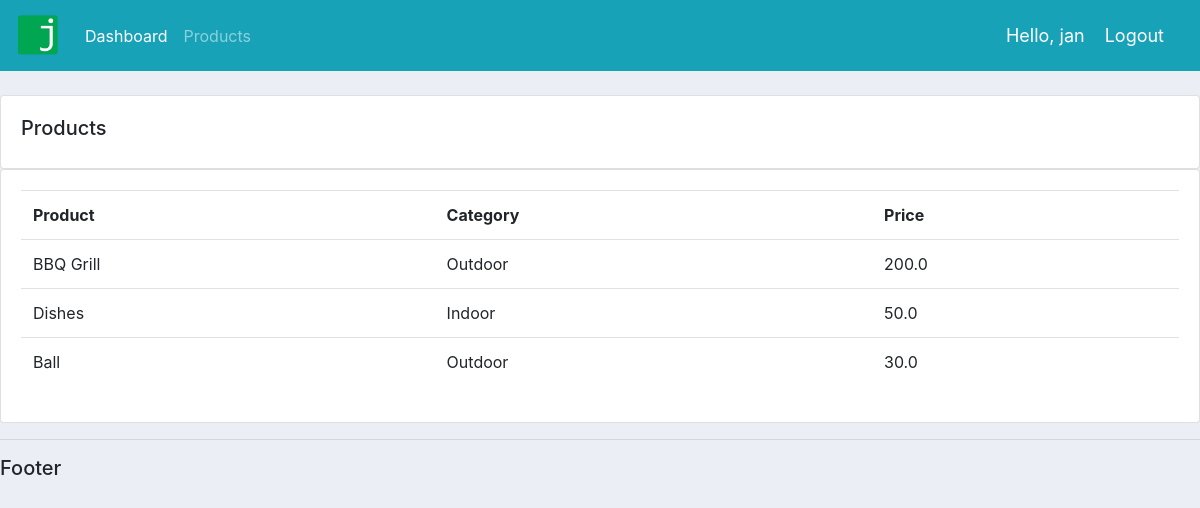
Screenshot of /products/ (signed in) with the database file from the repository.
### accounts/models.py (models this page shows, shortened)
class Product(models.Model):
    CATEGORY = (('Indoor','Indoor'),('Outdoor','Outdoor'),)
    name=models.CharField(max_length=200,null=True)
    price=models.FloatField(null=True)
    category=models.CharField(max_length=200,null=True,choices=CATEGORY)
    description=models.CharField(max_length=500,null=True, blank=True)
    date_created=models.DateTimeField(auto_now_add=True,null=True)
    tags= models.ManyToManyField(Tag)

### accounts/decorators.py (the view)
        def wrapperFunc(request, *args, **kwargs):
            group = None
            if request.user.groups.exists():
                group = request.user.groups.all()[0].name
            if group in allowedRoles:
                return viewFunc(request, *args, **kwargs)
            else:
                return HttpResponse('You are not allowed to view this page')

### accounts/views.py (called while the page is built)
@login_required(login_url='login')
@allowedUsers(allowedRoles=['admin'])
def products(request):
    products = Product.objects.all()
    return render(request, 'accounts/products.html',{'products':products})

### accounts/templates/accounts/products.html
{% extends 'accounts/main.html' %}
{% block content %}
<br />
<div class="row">
  <div class="col-md">
    <div class="card card-body">
      <h5>Products</h5>
    </div>
    <div class="card card-body">
      <table class="table">
        <tr>
          <th>Product</th>
          <th>Category</th>
          <th>Price</th>
        </tr>
        {% for i in products %}
        <tr>
          <td>
            {{i.name}}
          </td>
          <td>
            {{i.category}}
          </td>
          <td>
            {{i.price}}
          </td>
        </tr>
        {% endfor %}
      </table>
    </div>
  </div>
</div>
{% endblock %}

### accounts/templates/accounts/navbar.html (shortened to what this page needs)
{% load static %}
<nav class="navbar navbar-expand-lg navbar-dark bg-info">
  <a href="{% url 'home' %}">
    <img
      src="{% static 'images/logo.png' %}"
      alt=""
      id="logo"
      class="navbar-brand"
  /></a>
  <div class="collapse navbar-collapse" id="navbarNav">
    <ul class="navbar-nav">
      {% if request.user.is_staff %}
      <li class="nav-item active">
        <a class="nav-link" href="{% url 'home' %}">Dashboard</a>
      </li>
      <li class="nav-item">
        <a class="nav-link" href="{% url 'products' %}">Products</a>
      </li>
      {% else %}
      <li class="nav-item">
        <a class="nav-link" href="{% url 'account' %}">Settings</a>
      </li>
      {% endif %}
    </ul>
  </div>
  <span class="hello-msg">Hello, {{request.user}}</span>
  <span><a class="hello-msg" href="{% url 'logout' %}">Logout</a></span>
</nav>

### static/css/main.css (style rules this page uses)
#logo { width: 45px; }
body { background-color: #ebeff5; }

### accounts/templates/accounts/navbar.html (style rules this page uses)
.hello-msg { font-size: 18px; color: #fff; margin-right: 20px; }

### rows the page displays
Product: name "BBQ Grill", category "Outdoor", price "200.0"
Product: name "Dishes", category "Indoor", price "50.0"
Product: name "Ball", category "Outdoor", price "30.0"

### other values shown
{{ request.user }} "jan"
